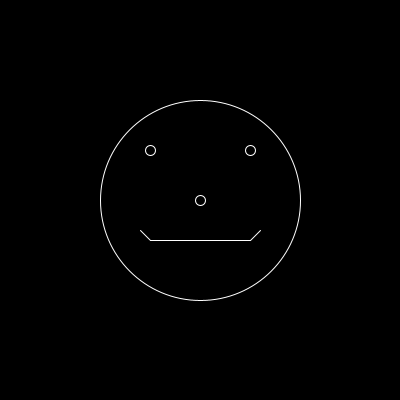
Frame 1 (no input)
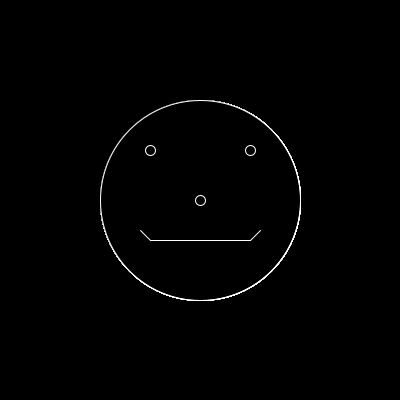
Frame 60 (the mouse pressed at the canvas centre just before this capture)
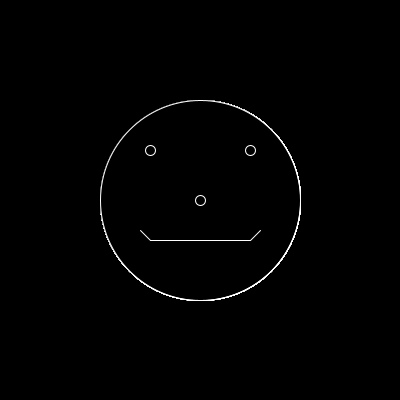
Frame 120 (the mouse held since frame 60 and released just before this capture)

The Processing sketch that drew these frames (run headless with seeded random() and noise(); from frame 60 on, the mouse is pressed at the canvas centre):

// Processing sketch: Smiley
// ── Smiley.pde
void setup()
{
  size(400, 400);
  background(0);
}//end setup

void draw()
{
  stroke(255,255,255);
  fill(0,0,0);
  ellipse(200, 200, 200, 200);
  ellipse(200, 200, 10, 10);
  ellipse(150, 150, 10, 10);
  ellipse(250, 150, 10, 10);
  line(150, 240, 250, 240);
  line(150, 240, 140, 230);
  line(250, 240, 260, 230);
}//end draw 
